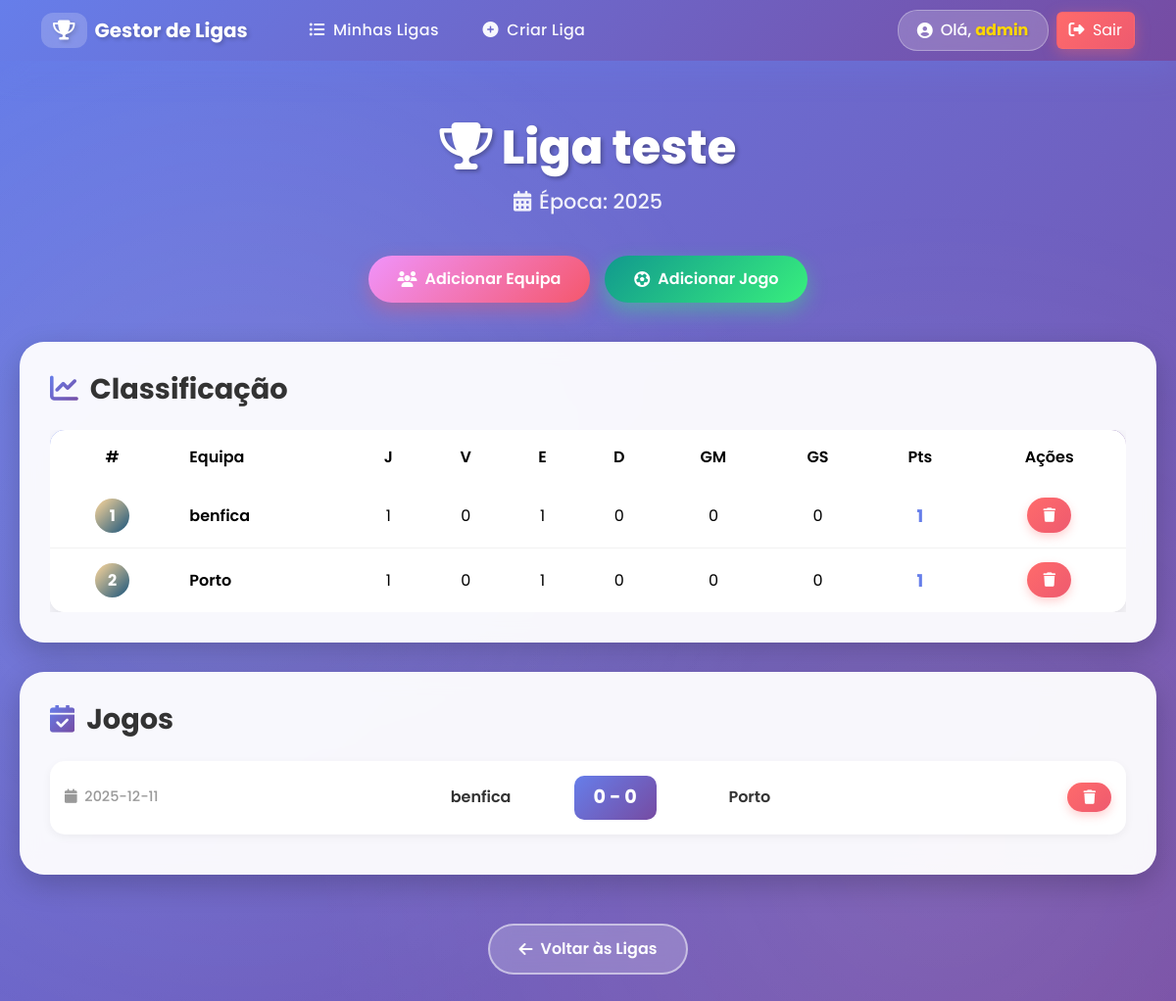
/liga_detalhe.php?id=1 (signed in), run on the app's committed database.
### tables this page shows
CREATE TABLE `ligas` (
  `id_liga` int(11) NOT NULL,
  `nome_liga` varchar(100) NOT NULL,
  `epoca` int(11) NOT NULL,
  `id_utilizador` int(11) NOT NULL
);

CREATE TABLE `jogos` (
  `id_jogo` int(11) NOT NULL,
  `id_liga` int(11) NOT NULL,
  `equipa_casa` int(11) NOT NULL,
  `equipa_fora` int(11) NOT NULL,
  `golos_casa` int(11) DEFAULT 0,
  `golos_fora` int(11) DEFAULT 0,
  `data_jogo` date DEFAULT NULL
);

CREATE TABLE `equipas` (
  `id_equipa` int(11) NOT NULL,
  `nome_equipa` varchar(100) NOT NULL,
  `escudo` varchar(200) DEFAULT NULL
);

### liga_detalhe.php (the view, shortened to what this page needs)
<?php
include 'cabecalho.php';
include 'conexao.php';
$id_liga = (int)$_GET['id'];
$sql_liga = "SELECT * FROM ligas
             WHERE id_liga='$id_liga'
             AND id_utilizador='{$_SESSION['id_utilizador']}'";
$result_liga = mysqli_query($ligaBD, $sql_liga);
$liga = mysqli_fetch_assoc($result_liga);
$sql_equipas = "
    SELECT e.id_equipa, e.nome_equipa
    FROM ligas_equipas le
    JOIN equipas e ON le.id_equipa = e.id_equipa
    WHERE le.id_liga='$id_liga'
";
$result_equipas = mysqli_query($ligaBD, $sql_equipas);
$sql_jogos = "
    SELECT j.id_jogo, j.data_jogo, j.golos_casa, j.golos_fora,
           j.equipa_casa, j.equipa_fora,
           ec.nome_equipa AS casa,
           ef.nome_equipa AS fora
    FROM jogos j
    JOIN equipas ec ON j.equipa_casa = ec.id_equipa
    JOIN equipas ef ON j.equipa_fora = ef.id_equipa
    WHERE j.id_liga='$id_liga'
    ORDER BY j.data_jogo ASC
";
$result_jogos = mysqli_query($ligaBD, $sql_jogos);
$classificacao = [];
if ($result_equipas) {
    while ($equipa = mysqli_fetch_assoc($result_equipas)) {
        $classificacao[$equipa['id_equipa']] = [
            'nome' => $equipa['nome_equipa'],
            'j' => 0,
            'v' => 0,
            'e' => 0,
            'd' => 0,
            'gm' => 0,
            'gs' => 0,
            'pts' => 0
        ];
    }
}
if ($result_jogos) {
    while ($jogo = mysqli_fetch_assoc($result_jogos)) {
        $casa = $jogo['equipa_casa'];
        $fora = $jogo['equipa_fora'];
        $classificacao[$casa]['j']++;
        $classificacao[$fora]['j']++;
        $classificacao[$casa]['gm'] += $jogo['golos_casa'];
        $classificacao[$casa]['gs'] += $jogo['golos_fora'];
        $classificacao[$fora]['gm'] += $jogo['golos_fora'];
        $classificacao[$fora]['gs'] += $jogo['golos_casa'];
        if ($jogo['golos_casa'] > $jogo['golos_fora']) {
            $classificacao[$casa]['v']++;
            $classificacao[$casa]['pts'] += 3;
            $classificacao[$fora]['d']++;
        } elseif ($jogo['golos_casa'] < $jogo['golos_fora']) {
            $classificacao[$fora]['v']++;
            $classificacao[$fora]['pts'] += 3;
            $classificacao[$casa]['d']++;
        } else {
            $classificacao[$casa]['e']++;
            $classificacao[$fora]['e']++;
            $classificacao[$casa]['pts']++;
            $classificacao[$fora]['pts']++;
        }
    }
}
uasort($classificacao, fn($a, $b) => $b['pts'] <=> $a['pts']);
if ($result_jogos) mysqli_data_seek($result_jogos, 0);
?>
<!DOCTYPE html>
<html lang="pt">
<head>
    <link href="https://cdn.jsdelivr.net/npm/bootstrap@5.3.3/dist/css/bootstrap.min.css" rel="stylesheet">
    <link rel="stylesheet" href="https://cdnjs.cloudflare.com/ajax/libs/font-awesome/6.4.0/css/all.min.css">
</head>
<body>
<div class="container-custom">
    <div class="page-header">
        <h1 class="page-title">
            <i class="fas fa-trophy"></i> <?= htmlspecialchars($liga['nome_liga']) ?>
        </h1>
        <p class="page-subtitle">
            <i class="fas fa-calendar-alt me-2"></i>Época: <?= htmlspecialchars($liga['epoca']) ?>
        </p>
    </div>
    <div class="action-buttons">
        <a href="criar_equipa.php?id_liga=<?= $liga['id_liga'] ?>" class="btn-action">
            <i class="fas fa-users"></i> Adicionar Equipa
        </a>
        <a href="criar_jogo.php?id_liga=<?= $liga['id_liga'] ?>" class="btn-action success">
            <i class="fas fa-futbol"></i> Adicionar Jogo
        </a>
    </div>
    <div class="section-card">
        <h2 class="section-title">
            <i class="fas fa-chart-line"></i>
            Classificação
        </h2>
        <?php if (empty($classificacao)): ?>
            <div class="empty-state">
                <i class="fas fa-table"></i>
                <p>Ainda não existem equipas nesta liga.</p>
            </div>
        <?php else: ?>
            <div class="table-responsive">
                <table class="table table-custom mb-0">
                    <thead>
                        <tr>
                            <th>#</th>
                            <th style="text-align: left;">Equipa</th>
                            <th>J</th>
                            <th>V</th>
                            <th>E</th>
                            <th>D</th>
                            <th>GM</th>
                            <th>GS</th>
                            <th>Pts</th>
                            <th>Ações</th>
                        </tr>
                    </thead>
                    <tbody>
                        <?php
                        $pos = 1;
                        foreach ($classificacao as $id_equipa => $e):
                        ?>
                            <tr>
                                <td><span class="badge-position"><?= $pos++ ?></span></td>
                                <td class="team-name"><?= htmlspecialchars($e['nome']) ?></td>
                                <td><?= $e['j'] ?></td>
                                <td><?= $e['v'] ?></td>
                                <td><?= $e['e'] ?></td>
                                <td><?= $e['d'] ?></td>
                                <td><?= $e['gm'] ?></td>
                                <td><?= $e['gs'] ?></td>
                                <td><span class="pts-highlight"><?= $e['pts'] ?></span></td>
                                <td>
                                    <a href="remover_equipa_liga.php?id_liga=<?= $id_liga ?>&id_equipa=<?= $id_equipa ?>"
                                       class="btn-remove"
                                       onclick="return confirm('Remover esta equipa da liga?')">
                                       <i class="fas fa-trash"></i>
                                    </a>
                                </td>
                            </tr>
                        <?php endforeach; ?>
                    </tbody>
                </table>
            </div>
        <?php endif; ?>
    </div>
    <div class="section-card">
        <h2 class="section-title">
            <i class="fas fa-calendar-check"></i>
            Jogos
        </h2>
        <?php if ($result_jogos && mysqli_num_rows($result_jogos) > 0): ?>
            <?php while ($jogo = mysqli_fetch_assoc($result_jogos)): ?>
                <div class="game-row">
                    <div class="game-date">
                        <i class="fas fa-calendar me-1"></i>
                        <?= htmlspecialchars($jogo['data_jogo']) ?>
                    </div>
                    <div class="game-teams">
                        <div class="team"><?= htmlspecialchars($jogo['casa']) ?></div>
                        <div class="score">
                            <?= is_numeric($jogo['golos_casa']) ? $jogo['golos_casa'] : '-' ?>
                            -
                            <?= is_numeric($jogo['golos_fora']) ? $jogo['golos_fora'] : '-' ?>
                        </div>
                        <div class="team"><?= htmlspecialchars($jogo['fora']) ?></div>
                    </div>
                    <a href="remover_jogo.php?id_jogo=<?= $jogo['id_jogo'] ?>&id_liga=<?= $id_liga ?>"
                       class="btn-remove"
                       onclick="return confirm('Remover este jogo?')">
                       <i class="fas fa-trash"></i>
                    </a>
                </div>
            <?php endwhile; ?>
        <?php endif; ?>
    </div>
    <div class="text-center">
        <a href="ligas.php" class="btn-voltar">
            <i class="fas fa-arrow-left"></i> Voltar às Ligas
        </a>
    </div>
</div>
</body>
</html>

### cabecalho.php (shortened to what this page needs)
<link href="https://cdn.jsdelivr.net/npm/bootstrap@5.3.3/dist/css/bootstrap.min.css" rel="stylesheet">
<link rel="stylesheet" href="https://cdnjs.cloudflare.com/ajax/libs/font-awesome/6.4.0/css/all.min.css">
<nav class="navbar navbar-expand-lg navbar-dark navbar-premium">
    <div class="container">
        <a class="navbar-brand navbar-brand-custom" href="index.php">
            <span class="brand-icon">
                <i class="fas fa-trophy"></i>
            </span>
            Gestor de Ligas
        </a>
        <div class="collapse navbar-collapse" id="menuPrincipal">
            <ul class="navbar-nav me-auto ms-lg-4">
                <?php if (isset($_SESSION['id_utilizador'])): ?>
                <li class="nav-item">
                    <a class="nav-link" href="ligas.php">
                        <i class="fas fa-list-ul me-1"></i> Minhas Ligas
                    </a>
                </li>
                <li class="nav-item">
                    <a class="nav-link" href="criar_ligas.php">
                        <i class="fas fa-plus-circle me-1"></i> Criar Liga
                    </a>
                </li>
                <?php endif; ?>
            </ul>
            <div class="d-flex align-items-center gap-2">
                <?php if (!isset($_SESSION['id_utilizador'])): ?>
                    <button class="btn btn-entrar" data-bs-toggle="modal" data-bs-target="#modalLogin">
                        <i class="fas fa-sign-in-alt me-1"></i> Entrar
                    </button>
                    <button class="btn btn-criar-conta" data-bs-toggle="modal" data-bs-target="#modalRegisto">
                        <i class="fas fa-user-plus me-1"></i> Criar Conta
                    </button>
                <?php else: ?>
                    <div class="welcome-badge">
                        <i class="fas fa-user-circle"></i>
                        <span>Olá, <strong><?= $_SESSION['nome_utilizador'] ?></strong></span>
                    </div>
                    <a href="logout.php" class="btn btn-sair">
                        <i class="fas fa-sign-out-alt me-1"></i> Sair
                    </a>
                <?php endif; ?>
            </div>
        </div>
    </div>
</nav>

### cabecalho.php (style rules this page uses)
:root { --primary-gradient: linear-gradient(135deg, #667eea 0%, #764ba2 100%); --secondary-gradient: linear-gradient(135deg, #f093fb 0%, #f5576c 100%); --accent-color: #ffd700; }
.navbar-premium { background: var(--primary-gradient); backdrop-filter: blur(10px); box-shadow: 0 8px 32px rgba(102, 126, 234, 0.3); padding: 1rem 0; position: relative; overflow: hidden; }
.navbar-premium::before { content: ''; position: absolute; top: 0; left: -100%; width: 100%; height: 100%; background: linear-gradient(90deg, transparent, rgba(255, 255, 255, 0.1), transparent); animation: shine 3s infinite; }
.navbar-brand-custom { font-size: 1.6rem; font-weight: 700; color: #fff !important; text-shadow: 2px 2px 4px rgba(0, 0, 0, 0.2); display: flex; align-items: center; gap: 0.5rem; transition: transform 0.3s ease; }
.brand-icon { background: rgba(255, 255, 255, 0.2); padding: 8px 12px; border-radius: 12px; backdrop-filter: blur(10px); }
.navbar-nav .nav-link { color: rgba(255, 255, 255, 0.95) !important; font-weight: 500; padding: 0.6rem 1.2rem !important; margin: 0 0.2rem; border-radius: 8px; transition: all 0.3s ease; position: relative; letter-spacing: 0.3px; }
.navbar-nav .nav-link::before { content: ''; position: absolute; bottom: 0; left: 50%; width: 0; height: 3px; background: var(--accent-color); transform: translateX(-50%); transition: width 0.3s ease; border-radius: 2px; }
.welcome-badge { background: rgba(255, 255, 255, 0.2); padding: 0.5rem 1.2rem; border-radius: 20px; color: #fff; font-weight: 500; backdrop-filter: blur(10px); border: 1px solid rgba(255, 255, 255, 0.3); display: flex; align-items: center; gap: 0.5rem; }
.welcome-badge strong { color: var(--accent-color); text-shadow: 1px 1px 2px rgba(0, 0, 0, 0.2); }
.btn-sair { background: linear-gradient(135deg, #ff6b6b 0%, #ee5a6f 100%); border: none; color: #fff !important; padding: 0.5rem 1.5rem; border-radius: 25px; font-weight: 600; transition: all 0.3s ease; box-shadow: 0 4px 15px rgba(255, 107, 107, 0.4); }

### data on the page
ligas: nome_liga "Liga teste", epoca "2025"
jogos: equipa_casa.nome_equipa "benfica", j "1", v "0", e "1", d "0", gm "0", gs "0", pts "1", equipa_fora.nome_equipa "Porto", data_jogo "2025-12-11", golos_casa "0", golos_fora "0"

### other printed values
$_SESSION['nome_utilizador'] "admin"
